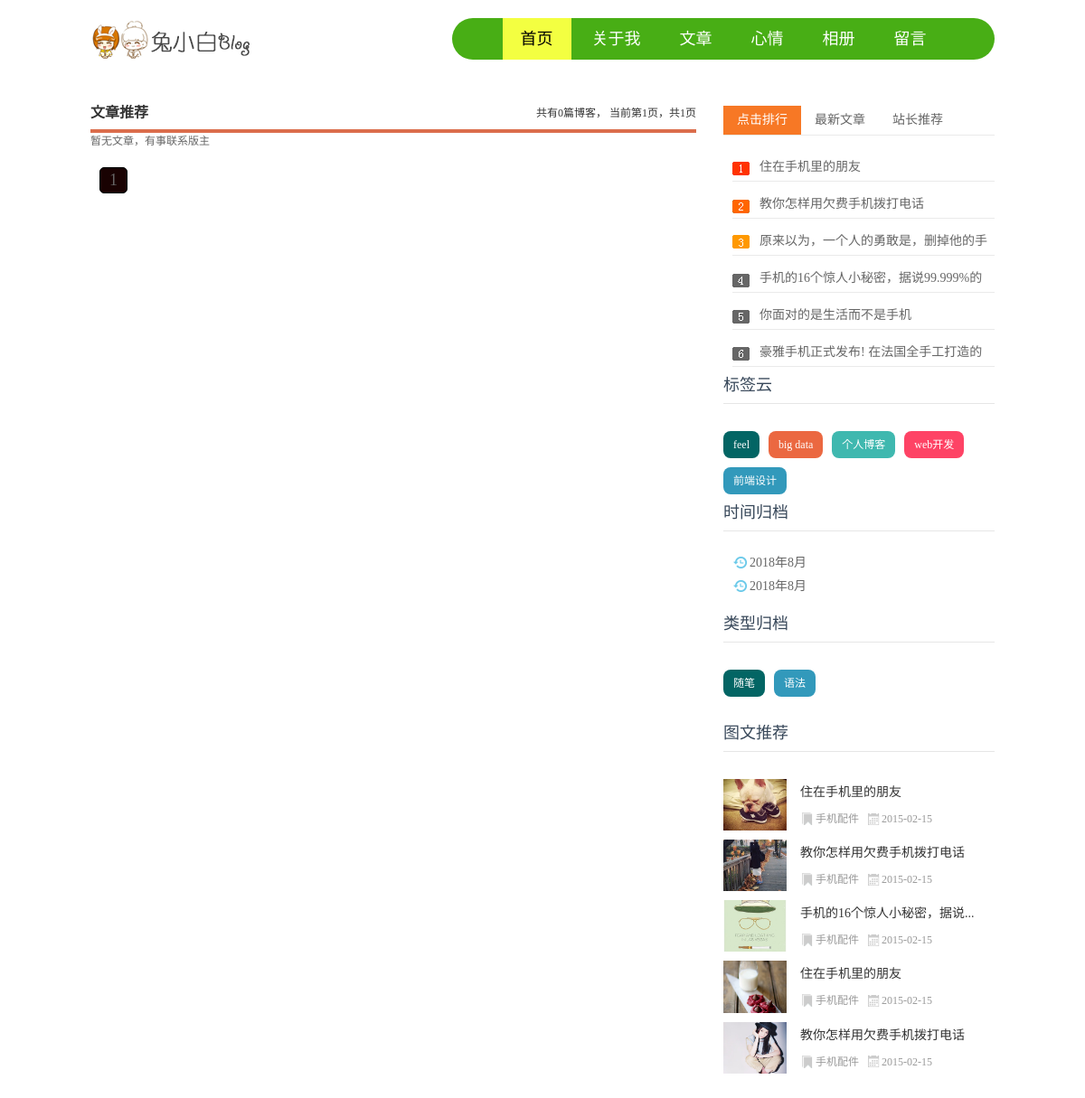
The page /date/2/2 on the database its author committed.
### blog/models.py (models this page shows, shortened)
class Tag(models.Model):
	name = models.CharField(max_length=10)

class Category(models.Model):
	name = models.CharField(max_length=10)

### blog/views.py (the view)
# urls.py: path('date/<int:blog_year>/<int:blog_month>', blogs_with_date, name='blogs_with_date'),
def blogs_with_date(req, blog_year, blog_month):
	blog_list = Blog.published.filter(publish__year=blog_year, publish__month=blog_month)
	context = get_paginator_data(req, blog_list)
	context['blog_list'] = context['lists']
	context['page_of_blogs'] = context['page_list']
	return render(req, 'blog/post_list.html', context)

### blog/models.py (called while the page is built)
	def get_queryset(self):
		return super(PublishedManager, self).get_queryset().filter(status='published')

### blog/templatetags/blog_tags.py (called while the page is built)
@register.simple_tag
def get_recent_blogs(num=6):
	return Blog.published.all()[:num]

@register.simple_tag
def get_all_tags():
	return Tag.objects.all()

@register.simple_tag
def get_all_categories():
	return Category.objects.all()

@register.simple_tag
def get_blogs_with_date():
	return Blog.published.dates('publish', 'month', order='DESC')

### blog/templates/blog/post_list.html (shortened to what this page needs)
{% extends 'base.html' %}
{% load staticfiles %}
{% load blog_tags %}
{% block content %}
    <div class="l_box f_l">
	    <div class="topnews">
		    <div class="begin"><span>
                    共有{{ page_of_blogs.paginator.count }}篇博客，
			        当前第{{ page_of_blogs.number }}页，共{{ page_of_blogs.paginator.num_pages }}页
                </span>
                <b>文章</b>推荐
            </div>
		   {% for blog in blog_list %}
				<div class="blogs">
					             <figure><img src="{% if blog.thumbnail %}
					                                    {{ blog.thumbnail.url }}
														{% else %}
														{% static 'blog/images/no_image.png' %}">
					                                    {% endif %}</figure>
					            <ul>
					                <h3><a href="{% url 'blog_detail' blog.pk %}">{{ blog.title }}</a></h3>
					                <p> {{ blog.content|safe|striptags|truncatechars:120 }}</p>
					                <p class="author">
						                <span class="lm f_l">
						                  <a href="{% url 'blogs_with_categories' blog.pk %}">{{ blog.category }}</a></span>
						                <span class="dtime f_l">{{ blog.publish }}</span>
						                <span class="viewnum f_r">浏览（<a href="/">459</a>）</span>
						                <span class="pingl f_r">评论（<a href="/">30</a>）</span>
					                </p>
						            <p class="read">
							            <span>  <a href="{% url 'blog_detail' blog.pk %}">全文阅读</a> </span>
						            </p>
				                 </ul>
						    </div>
		    {% empty %}
	                <span> 暂无文章，有事联系版主 </span>
		    {% endfor %}
        </div>
        <div class="paginator">
          <ul class="pagination">
	          {% for page_num in page_range %}
	            {% if page_num == page_of_blogs.number %}
	                <a><li class='active'> {{ page_num }}</li></a>
                {% else %}
	                {% if page_num == '...' %}
		                <li> {{ page_num }}</li>
	                {% else %}
	                    <a href="?page={{ page_num }}"> <li>{{ page_num }}</li> </a>
	                {% endif %}
	            {% endif %}
	          {% endfor %}
          </ul>
        </div>
      </div>
{% endblock %}

### blog/templates/base.html (shortened to what this page needs)
<!doctype html>
{% load staticfiles %}
{% load blog_tags %}
<html>
<head>
  <link href="{% static 'blog/css/base.css' %}" rel="stylesheet" />
  <link href="{% static 'blog/css/index.css' %}" rel='stylesheet' />
</head>
<body>
	<header>
    	<div class="logo f_l"> <a href="/"><img src="{% static 'blog/images/logo.png' %}"></a> </div>
        	<nav id="topnav" class="f_r">
            <ul>
                <a href="{% url 'index' %}" id='topnav_current'>首页</a>
                <a href="{% url 'index' %}" target="">关于我</a>
                <a href="{% url 'index' %}" target="">文章</a>
                <a href="{% url 'index' %}" target="">心情</a>
                <a href="{% url 'index' %}" target="">相册</a>
                <a href="{% url 'index' %}" target="">留言</a>
            </ul>
  		</nav>
    </header>
    <article>
     {% block content %}
      {% endblock %}
      <div class="r_box f_r">
        <div class="moreSelect" id="lp_right_select">
          <div class="ms-top">
            <ul class="hd" id="tab">
              <li class="cur"><a href="/">点击排行</a></li>
              <li><a href="/">最新文章</a></li>
              <li><a href="/">站长推荐</a></li>
            </ul>
          </div>
          <div class="ms-main" id="ms-main">
            <div style="display: block;" class="bd bd-news" >
              <ul>
                <li><a href="/" target="_blank">住在手机里的朋友</a></li>
                <li><a href="/" target="_blank">教你怎样用欠费手机拨打电话</a></li>
                <li><a href="/" target="_blank">原来以为，一个人的勇敢是，删掉他的手机号码...</a></li>
                <li><a href="/" target="_blank">手机的16个惊人小秘密，据说99.999%的人都不知</a></li>
                <li><a href="/" target="_blank">你面对的是生活而不是手机</a></li>
                <li><a href="/" target="_blank">豪雅手机正式发布! 在法国全手工打造的奢侈品</a></li>
              </ul>
            </div>
	            {% get_recent_blogs as recent_blogs %}
          </div>
          <div class="cloud">
            <h3>标签云</h3>
	          {% get_all_tags as all_tags %}
            <ul>
	            {% for tag in all_tags %}
	                <li><a href="/">{{ tag.name }}</a></li>
	            {% empty %}
	                暂无标签
	            {% endfor %}
              <li><a href="/">个人博客</a></li>
              <li><a href="/">web开发</a></li>
              <li><a href="/">前端设计</a></li>
            </ul>
          </div>
	        <div class="date">
		        <h3>时间归档</h3>
		        {% get_blogs_with_date as blogs_with_date %}
		        <ul>
			        {% for blog in blogs_with_date %}
			            <li>
				            <span class="date-logo"><a href="{% url 'blogs_with_date' blog.year blog.month %}">{{ blog.year }}年{{ blog.month }}月</a></span>
			            </li>
			            <li>
				            <span class="date-logo"><a href="#">{{ blog.year }}年{{ blog.month }}月</a></span>
			            </li>
			        {% empty %}
			            暂无相关内容
			        {% endfor %}
		        </ul>
	        </div>
	        <div class="category">
		        <h3>类型归档</h3>
		        {% get_all_categories as all_categories %}
		        <ul>
			        {% for category in all_categories %}
			            <li>
				            <a href="{% url 'blogs_with_category' category.pk %}"> {{ category.name }}</a></li>
			        {% empty %}
			            暂无分类
			        {% endfor %}
		        </ul>
	        </div>
          <div class="tuwen">
            <h3>图文推荐</h3>
            <ul>
              <li><a href="/"><img src="images/01.jpg"><b>住在手机里的朋友</b></a>
                <p><span class="tulanmu"><a href="/">手机配件</a></span><span class="tutime">2015-02-15</span></p>
              </li>
              <li><a href="/"><img src="images/02.jpg"><b>教你怎样用欠费手机拨打电话</b></a>
                <p><span class="tulanmu"><a href="/">手机配件</a></span><span class="tutime">2015-02-15</span></p>
              </li>
              <li><a href="/" title="手机的16个惊人小秘密，据说99.999%的人都不知"><img src="images/03.jpg"><b>手机的16个惊人小秘密，据说...</b></a>
                <p><span class="tulanmu"><a href="/">手机配件</a></span><span class="tutime">2015-02-15</span></p>
              </li>
              <li><a href="/"><img src="images/06.jpg"><b>住在手机里的朋友</b></a>
                <p><span class="tulanmu"><a href="/">手机配件</a></span><span class="tutime">2015-02-15</span></p>
              </li>
              <li><a href="/"><img src="images/04.jpg"><b>教你怎样用欠费手机拨打电话</b></a>
                <p><span class="tulanmu"><a href="/">手机配件</a></span><span class="tutime">2015-02-15</span></p>
              </li>
            </ul>
          </div>
        </div>
      </div>
    </article>
</body>
</html>

### blog/static/blog/css/base.css (style rules this page uses)
* { margin:0; padding:0; }
body { font: 12px/1.5 'Microsoft Yahei', 'Simsun'; color: #666666; background: #fff; }
img { border: 0; display: block; }
ul { list-style: none; }
h1, h2, h3, h4, h5, h6 { font-size: 100%; font-weight: normal; }
a { outline: none; }
a:link, a:visited { text-decoration: none; color: #666; }
.f_l { float: left; }
.f_r { float: right; }
.l_box { width: 670px; }
.r_box { width: 300px; }
header { width: 1000px; margin: 20px auto; overflow: hidden; clear: both; }
#topnav { width: 60%; background: #48AE15; height: 46px; line-height: 46px; text-align: center; border-radius: 46px; }
#topnav a { display: inline-block; font-size: 18px; font-family: "Microsoft Yahei", Arial, Helvetica, sans-serif; padding: 0 20px; color: #fff; }
a#topnav_current { background: #F3FF41; color: #000; }
article { width: 1000px; margin: 20px auto; }
.moreSelect { width: 100%; margin: 30px 0 20px 0; overflow: hidden; }
.ms-top { height: 32px; border-bottom: solid 1px #EAEAEA; font-size: 14px; }
#tab li a { float: left; height: 32px; cursor: pointer; line-height: 32px; list-style-type: none; padding: 0 15px; }
#tab li.cur a { color: #fff; background: #f77825; }
.bd { display: none; }
.bd-news ul { padding: 10px 0 0 10px; background: url(../images/ph2.png) no-repeat 10px 29px; }
.bd-news ul li { border-bottom: solid 1px #EAEAEA; line-height: 30px; height: 30px; overflow: hidden; font-size: 14px; padding: 10px 0 0 30px; }
.bd-news ul li a { display: block; }
.cloud { width: 100%; clear: both; overflow: hidden; }
.cloud h3 { line-height: 40px; color: #38485A; font-size: 18px; border-bottom: 1px solid #E6E6E6; height: 40px; }
.cloud ul { margin: 20px 0; }
.cloud ul li { line-height: 24px; height: 24px; display: block; background: #999; float: left; padding: 3px 11px; margin: 10px 10px 0 0; border-radius: 8px; -moz-transition: all 0.5s; -webkit-transition: all 0.5s; -o-transition: all 0.5s; transition: all 0.5s; }
.cloud ul li a { color: #FFF; }
.cloud ul li:nth-child(8n-7) { background: #8A9B0F; }
.cloud ul li:nth-child(8n-6) { background: #EB6841; }
.cloud ul li:nth-child(8n-5) { background: #3FB8AF; }
.cloud ul li:nth-child(8n-4) { background: #FE4365; }
.cloud ul li:nth-child(8n-3) { background: #FC9D9A; }
.cloud ul li:first-child { background: #036564; }
.cloud ul li:last-child { background: #3299BB; }
.date { width: 100%; clear: both; overflow: hidden; }
.date h3 { line-height: 40px; color: #38485A; font-size: 18px; border-bottom: 1px solid #E6E6E6; height: 40px; }
.date ul { margin: 20px 0; }
.date ul li { line-height: 24px; height: 10px; display: block; font-size: 14px; padding: 3px 11px; margin: 10px 10px 0 0; }
.date .date-logo { background: url(../images/newsbg02.png) no-repeat center left; padding-left: 18px; }
.category { width: 100%; clear: both; overflow: hidden; }
.category h3 { line-height: 40px; color: #38485A; font-size: 18px; border-bottom: 1px solid #E6E6E6; height: 40px; }
.category ul { margin: 20px 0; }
.category ul li { line-height: 24px; height: 24px; display: block; background: #999; float: left; padding: 3px 11px; margin: 10px 10px 0 0; border-radius: 8px; -moz-transition: all 0.5s; -webkit-transition: all 0.5s; -o-transition: all 0.5s; transition: all 0.5s; }
.category ul li a { color: #FFF; }
.category ul li:nth-child(8n-7) { background: #8A9B0F; }
.category ul li:nth-child(8n-6) { background: #EB6841; }
.category ul li:first-child { background: #036564; }
.category ul li:last-child { background: #3299BB; }

### rows shown on the page
Tag: name "feel"
Tag: name "big data"
Category: name "随笔"
Category: name "语法"

### other values the page prints
{{ page_of_blogs.paginator.count }} "0"
{{ page_of_blogs.number }} "1"
{{ page_of_blogs.paginator.num_pages }} "1"
{{ page_num }} "1"
{{ blog.year }} "2018"
{{ blog.month }} "8"
